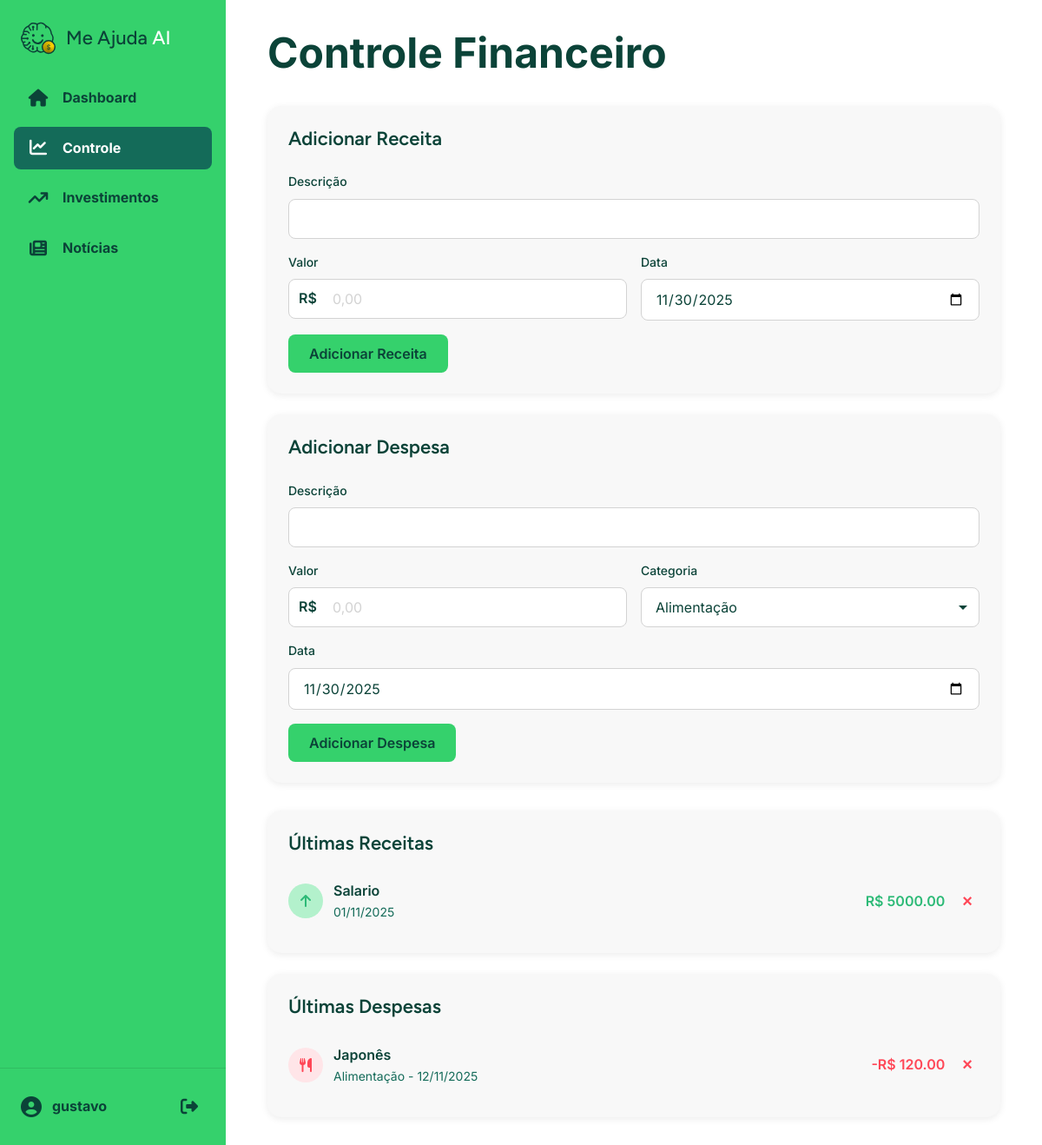
/controle (signed in), run on the app's committed database.
### project/models.py (models this page shows, shortened)
class User(db.Model, UserMixin):
    id = db.Column(db.Integer, primary_key=True)
    name = db.Column(db.String(150), nullable=False)
    email = db.Column(db.String(150), unique=True, nullable=False, index=True)
    password_hash = db.Column(db.String(128), nullable=False)
    goals = db.relationship('Goal', backref='owner', lazy=True, cascade="all, delete-orphan")
    incomes = db.relationship('Income', backref='owner', lazy=True, cascade="all, delete-orphan")
    expenses = db.relationship('Expense', backref='owner', lazy=True, cascade="all, delete-orphan")

class Income(db.Model):
    id = db.Column(db.Integer, primary_key=True)
    description = db.Column(db.String(256), nullable=False)
    amount = db.Column(db.Float, nullable=False)
    date = db.Column(db.Date, nullable=False, default=datetime.utcnow, index=True)
    user_id = db.Column(db.Integer, db.ForeignKey('user.id'), nullable=False)

class Expense(db.Model):
    id = db.Column(db.Integer, primary_key=True)
    description = db.Column(db.String(256), nullable=False)
    amount = db.Column(db.Float, nullable=False)
    category = db.Column(db.String(128), default='Geral', index=True)
    date = db.Column(db.Date, nullable=False, default=datetime.utcnow, index=True)  # Mudei para Date object
    user_id = db.Column(db.Integer, db.ForeignKey('user.id'), nullable=False)

### project/main/routes.py (the view, shortened to what this page needs)
@main.route('/controle', methods=['GET', 'POST'])
@login_required
def controle():
    income_form = IncomeForm(prefix='income')
    expense_form = ExpenseForm(prefix='expense')
    expense_form.category.choices = [(c, c) for c in EXPENSE_CATEGORIES]
    if request.method == "GET":
        if not income_form.date.data:
            income_form.date.data = datetime.utcnow().date()
        if not expense_form.date.data:
            expense_form.date.data = datetime.utcnow().date()
    incomes = Income.query.filter_by(owner=current_user).order_by(Income.date.desc()).limit(10).all()
    expenses = Expense.query.filter_by(owner=current_user).order_by(Expense.date.desc()).limit(10).all()
    return render_template('controle.html',
                           title='Controle Financeiro',
                           income_form=income_form,
                           expense_form=expense_form,
                           incomes=incomes,
                           expenses=expenses,
                           category_icons=CATEGORY_ICONS)

### project/main/forms.py
class IncomeForm(FlaskForm):
    description = StringField('Descrição', validators=[DataRequired()])
    amount = FloatField('Valor', validators=[DataRequired(), NumberRange(min=0.01)])
    date = DateField('Data', validators=[DataRequired()], format='%Y-%m-%d')
    submit_income = SubmitField('Adicionar Receita')

class ExpenseForm(FlaskForm):
    description = StringField('Descrição', validators=[DataRequired()])
    amount = FloatField('Valor', validators=[DataRequired(), NumberRange(min=0.01)])
    category = SelectField('Categoria', validators=[DataRequired()])
    date = DateField('Data', validators=[DataRequired()], format='%Y-%m-%d')
    submit_expense = SubmitField('Adicionar Despesa')

### project/models.py (called while the page is built)
@login_manager.user_loader
def load_user(user_id):
    return User.query.get(int(user_id))

### project/templates/controle.html (shortened to what this page needs)
{% extends "dashboard_base.html" %}
{% block content %}
    <h1>Controle Financeiro</h1>
    <div class="controle-grid">
        <div class="forms-column">
            <div class="card form-card">
                <h2>Adicionar Receita</h2>
                <form method="POST" action="" novalidate>
                    <div class="form-group">
                        {{ income_form.description.label }}
                        {{ income_form.description(class="form-control") }}
                    </div>
                    <div class="form-group-row">
                        <div class="form-group">
                            {{ income_form.amount.label }}
                            <div class="currency-input-wrapper">
                                <input type="text" class="form-control currency-mask" placeholder="0,00" inputmode="decimal">
                            </div>
                        </div>
                        <div class="form-group">
                            {{ income_form.date.label }}
                            {{ income_form.date(class="form-control") }}
                        </div>
                    </div>
                    {{ income_form.submit_income(class="btn-primary") }}
                </form>
            </div>
            <div class="card form-card">
                <h2>Adicionar Despesa</h2>
                <form method="POST" action="" novalidate>
                    <div class="form-group">
                        {{ expense_form.description.label }}
                        {{ expense_form.description(class="form-control") }}
                    </div>
                    <div class="form-group-row">
                        <div class="form-group">
                            {{ expense_form.amount.label }}
                            <div class="currency-input-wrapper">
                                <input type="text" class="form-control currency-mask" placeholder="0,00" inputmode="decimal">
                            </div>
                        </div>
                        <div class="form-group">
                            {{ expense_form.category.label }}
                            {{ expense_form.category(class="form-control") }}
                        </div>
                    </div>
                    <div class="form-group">
                        {{ expense_form.date.label }}
                        {{ expense_form.date(class="form-control") }}
                    </div>
                    {{ expense_form.submit_expense(class="btn-primary") }}
                </form>
            </div>
        </div>
        <div class="lists-column">
            <div class="card list-card">
                <h2>Últimas Receitas</h2>
                <ul class="item-list">
                    {% for item in incomes %}
                    <li class="item-row">
                        <div class="item-icon income">
                            <i class="fa-solid fa-arrow-up"></i>
                        </div>
                        <div class="item-info">
                            <span class="item-desc">{{ item.description }}</span>
                            <span class="item-date">{{ item.date.strftime('%d/%m/%Y') }}</span>
                        </div>
                        <div class="item-value income">
                            R$ {{ "%.2f"|format(item.amount) }}
                        </div>
                        <form action="{{ url_for('main.delete_income', item_id=item.id) }}" method="POST">
                            <button type="submit" class="btn-delete" title="Excluir">&times;</button>
                        </form>
                    </li>
                    {% else %}
                    <li class="item-row-empty">Nenhuma receita adicionada.</li>
                    {% endfor %}
                </ul>
            </div>
            <div class="card list-card">
                <h2>Últimas Despesas</h2>
                <ul class="item-list">
                    {% for item in expenses %}
                    <li class="item-row">
                        <div class="item-icon expense">
                            <i class="{{ category_icons.get(item.category, category_icons.default) }}"></i>
                        </div>
                        <div class="item-info">
                            <span class="item-desc">{{ item.description }}</span>
                            <span class="item-date">{{ item.category }} - {{ item.date.strftime('%d/%m/%Y') }}</span>
                        </div>
                        <div class="item-value expense">
                            -R$ {{ "%.2f"|format(item.amount) }}
                        </div>
                        <form action="{{ url_for('main.delete_expense', item_id=item.id) }}" method="POST">
                            <button type="submit" class="btn-delete" title="Excluir">&times;</button>
                        </form>
                    </li>
                    {% else %}
                    <li class="item-row-empty">Nenhuma despesa adicionada.</li>
                    {% endfor %}
                </ul>
            </div>
        </div>
    </div>
{% endblock %}

### project/templates/dashboard_base.html (shortened to what this page needs)
<!DOCTYPE html>
<html lang="pt-br">
<head>
    <link rel="stylesheet" href="https://cdnjs.cloudflare.com/ajax/libs/font-awesome/6.5.2/css/all.min.css" xintegrity="sha512-SnH5WK+bZxgPHs44uWIX+LLJAJ9/2PkPKZ5QiAj6Ta86w+fsb2TkcmfRyVX3pBnMFcV7oQPJkl9QevSCWr3W6A==" />
    <link rel="stylesheet" href="{{ url_for('static', filename='css/main.css') }}">
</head>
<body>
    <div class="dashboard-layout">
        <nav class="sidebar">
            <div class="sidebar-header">
                <img src="{{ url_for('static', filename='images/Me_ajuda_ai_logo.svg') }}" alt="Logo" class="sidebar-logo">
                <h1 class="sidebar-title">Me Ajuda <span>AI</span></h1>
            </div>
            <ul class="sidebar-nav">
                <li>
                    <a href="{{ url_for('main.index') }}"
                       class="{{ 'active' if request.endpoint.startswith('main.index') else '' }}">
                        <i class="fa-solid fa-house"></i>
                        <span>Dashboard</span>
                    </a>
                </li>
                <li>
                    <a href="{{ url_for('main.controle') }}"
                       class="{{ 'active' if request.endpoint.startswith('main.controle') else '' }}">
                        <i class="fa-solid fa-chart-line"></i>
                        <span>Controle</span>
                    </a>
                </li>
                <li>
                    <a href="#">
                        <i class="fa-solid fa-arrow-trend-up"></i>
                        <span>Investimentos</span>
                    </a>
                </li>
                <li>
                    <a href="#">
                        <i class="fa-solid fa-newspaper"></i>
                        <span>Notícias</span>
                    </a>
                </li>
            </ul>
            <div class="sidebar-footer">
                <div class="user-info">
                    <i class="fa-solid fa-user-circle"></i>
                    <span>{{ current_user.name }}</span>
                </div>
                <a href="{{ url_for('auth.logout') }}" class="logout-button" title="Sair">
                    <i class="fa-solid fa-right-from-bracket"></i>
                </a>
            </div>
        </nav>
        <main class="main-content">
            {% block content %}{% endblock %}
        </main>
    </div>
</body>
</html>

### project/static/css/components/buttons.css (style rules this page uses)
.btn, button.btn, input[type="submit"].btn, .btn-primary, .btn-secondary, .btn-primary-goal, .btn-primary-card { padding: 12px 24px !important; border: none !important; border-radius: 8px !important; font-family: var(--font-inter) !important; font-size: 16px !important; font-weight: 600 !important; cursor: pointer !important; transition: all 0.2s ease !important; display: inline-flex !important; align-items: center !important; justify-content: center !important; gap: 8px !important; text-decoration: none !important; text-align: center !important; }
.btn-primary, input[type="submit"].btn-primary, button.btn-primary { background-color: var(--verde-primario) !important; color: var(--verde-secundario) !important; }
.btn-delete { background: none !important; border: none !important; color: var(--vermelho) !important; font-size: 20px !important; font-weight: 700 !important; cursor: pointer !important; padding: 4px 8px !important; border-radius: 4px !important; transition: background-color 0.2s ease !important; }

### project/static/css/components/forms.css (style rules this page uses)
.form-group { margin-bottom: 16px !important; position: relative; }
.form-group label { display: block !important; font-family: var(--font-inter) !important; font-size: 14px !important; font-weight: 500 !important; color: var(--verde-secundario) !important; margin-bottom: 8px !important; }
.form-control, input.form-control, select.form-control, textarea.form-control, input[type="text"], input[type="email"], input[type="password"], input[type="date"], input[type="number"] { width: 100% !important; padding: 12px 16px !important; font-family: var(--font-inter) !important; font-size: 16px !important; color: var(--verde-secundario) !important; border: 1px solid var(--gelo) !important; border-radius: 8px !important; background-color: var(--branco) !important; transition: border-color 0.2s ease !important; box-sizing: border-box !important; }
.form-control::placeholder, input::placeholder { color: var(--gelo) !important; }
.form-group-row { display: flex !important; gap: 16px !important; }
.form-group-row .form-group { flex: 1 !important; }
.currency-input-wrapper { position: relative !important; }
.currency-input-wrapper::before { content: 'R$'; position: absolute; left: 12px; top: 50%; transform: translateY(-50%); font-family: var(--font-inter); font-size: 16px; font-weight: 600; color: var(--verde-secundario); z-index: 2; }
.form-control.currency-mask { padding-left: 50px !important; position: relative; z-index: 1; }
select.form-control { cursor: pointer; appearance: none; background-repeat: no-repeat; background-position: right 12px center; padding-right: 36px; }

### project/static/css/components/cards.css (style rules this page uses)
.card { background: var(--branco); border-radius: var(--radius-xl); padding: var(--spacing-24); box-shadow: var(--shadow-sm); transition: transform var(--transition-fast), box-shadow var(--transition-fast); }
.card h2 { font-family: var(--font-figtree); font-size: 22px; font-weight: 600; color: var(--verde-secundario); margin-bottom: var(--spacing-16); display: flex; align-items: center; gap: 10px; }
.form-card { background-color: #F8F8F8; }
.form-card h2 { margin-bottom: var(--spacing-24); }
.list-card { background-color: #F8F8F8; }

### data on the page
User: name "gustavo"
Income: description "Salario", date "01/11/2025", amount "5000.00"
Expense: description "Japonês", category "Alimentação", date "12/11/2025", amount "120.00"

### other printed values
{{ income_form.description.label }} "Descrição"
{{ income_form.amount.label }} "Valor"
{{ income_form.date.label }} "Data"
{{ expense_form.description.label }} "Descrição"
{{ expense_form.amount.label }} "Valor"
{{ expense_form.category.label }} "Categoria"
{{ expense_form.date.label }} "Data"
